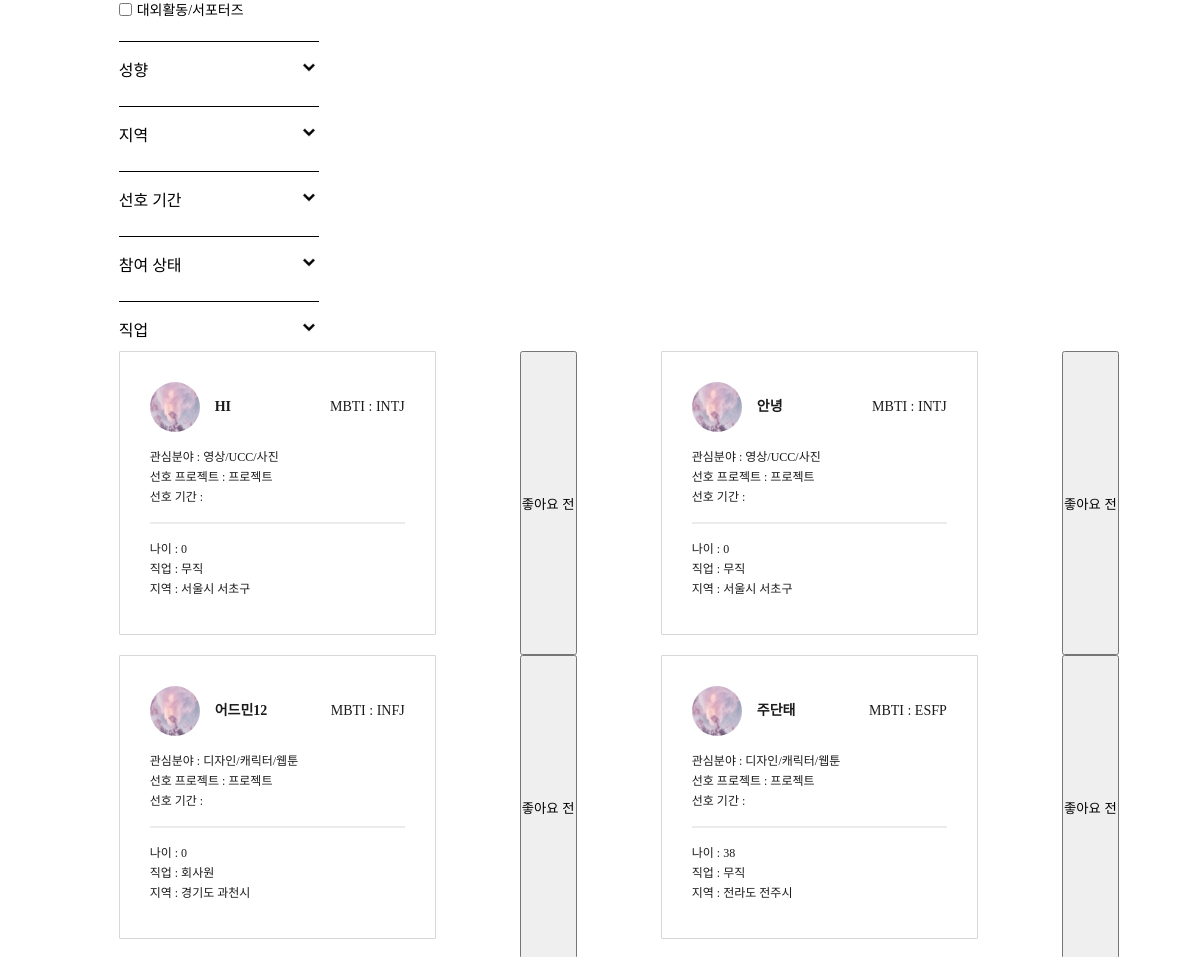
/member/member_search_back/ (middle part), run on an earlier commit of the app's database.
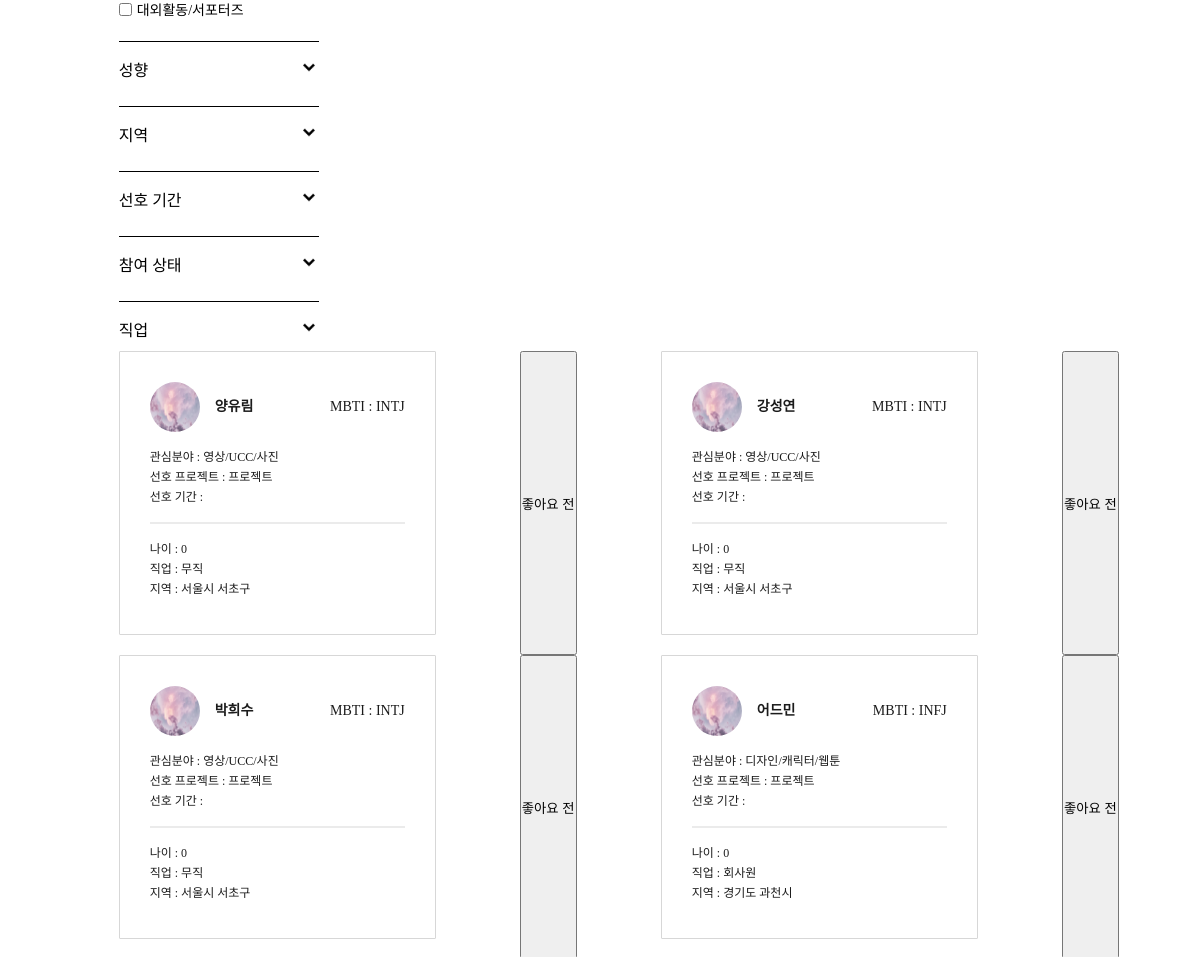
And on a later commit of the database.
### home/models.py (models this page shows, shortened)
class Field1(models.Model):
    field1 = models.CharField(max_length=20)

class Region1(models.Model):
    region1 = models.CharField(max_length=20)

class Region2(models.Model):
    region1_id = models.ForeignKey(Region1, on_delete = models.CASCADE, db_column="region1_id")
    region2 = models.CharField(max_length=20)

### account/models.py (models this page shows, shortened)
class Profile(models.Model):
    user_id = models.ForeignKey(User, on_delete = models.CASCADE, db_column="user_id")
    name = models.CharField(max_length=25)
    mbti_id = models.ForeignKey(Mbti, on_delete = models.CASCADE, db_column="mbti_id")
    mbti_detail = models.CharField(max_length=100, null=True)
    email = models.CharField(max_length=45)
    phone = models.CharField(max_length=15)
    birthday = models.DateField()
    region1_id = models.ForeignKey(Region1, on_delete = models.CASCADE, db_column="region1_id")
    region2_id = models.ForeignKey(Region2, on_delete = models.CASCADE, db_column="region2_id")
    openPhone = models.IntegerField()
    openEmail = models.IntegerField()
    term_id = models.ForeignKey(Term, on_delete = models.CASCADE, db_column="term_id")
    field1_id = models.ForeignKey(Field1, on_delete = models.CASCADE, db_column="field1_id")
    field2 = models.CharField(max_length=20)
    state = models.IntegerField()
    job_id = models.ForeignKey(Job, on_delete = models.CASCADE, db_column="job_id")
    education_id = models.ForeignKey(Education, on_delete = models.CASCADE, db_column="education_id", null=True)
    isLink = models.IntegerField()
    isFile = models.IntegerField()
    isCarrer = models.IntegerField()
    pr = models.TextField(null=True)
    register = models.DateTimeField(default=timezone.now)
    photo = models.FileField(null=True)
    isReview = models.IntegerField()
    view_cnt = models.IntegerField(default=0)
    submit = models.IntegerField(default=0)

class Mbti(models.Model):
    mbti = models.CharField(max_length=4)
    mbti_cnt = models.IntegerField(default=0)

class Job(models.Model):
    job = models.CharField(max_length=20)

### account/views.py (the view)
# urls.py: path('member_search_back/', views.member_search_back, name = "member_search_back"),
def member_search_back(request):
    profiles = Profile.objects.all().order_by('-register')
    profiles_reg = Profile.objects.all().order_by('id')[:4]
    field1 = Field1.objects.all() # 대분야 (ex IT)
    mbti = Mbti.objects.all()
    region2 = Region2.objects.all() # ~시 (서울만 ~구)
    term = Term.objects.all()
    job = Job.objects.all()
    return render(request, "member_search_back.html", {'profiles':profiles, "field1s":field1, "mbtis" : mbti,
                                                    "region2s": region2, "terms": term, "jobs": job, "profiles_reg":profiles_reg})

### teamvil/templatetags/custom_tags.py (called while the page is built)
@register.simple_tag
def getAge(birthday):
    now = int(datetime.datetime.today().year)
    birthday = int(birthday.strftime('%Y'))
    return now - birthday

### account/templates/member_search_back.html (shortened to what the changed rows need)
<!DOCTYPE html>
<html lang="en">
{% load static %}
{% load custom_tags %}
<head>
    <link rel="stylesheet" href="{% static 'css/base.css' %}">
    <link rel="stylesheet" href="{% static 'css/member_search.css' %}">
</head>
<body>
    <section class="member_search-main-container margin">
        <aside class="member_search-filter-container">
            <div class="member_search-filter-item-container">
                <div class="active" id="field1">
                    {% for field1 in field1s %}
                        <div class="member_search-filter-item-list spoqa-light">
                            <input type="checkbox" value='{{field1.id}}' class="field1">
                            <span>{{field1.field1}}</span>
                        </div>
                    {% endfor %}
                </div>
            </div>
        </aside>
        <main class="member_search-member-container">
            {% for profile in profiles %}
                <a href="{% url 'member_detail' profile.id %}">
                    <article class="member_search-member-item">
                        <div class="member_search-member-profile-container">
                            <div class="member_search-member-name-container">
                                <img class="member_search-member-image" src="{% static 'image/cloud.jpg' %}" alt="">
                                <p class="spoqa-bold">{{profile.name}}</p>
                            </div>
                            <p class="spoqa-medium">MBTI : {{profile.mbti_id.mbti}}</p>
                        </div>
                        <p class="spoqa-medium">관심분야 : {{profile.field1_id.field1}}</p>
                        <p class="spoqa-medium">선호 프로젝트 :
                            {% if profile.type == 0 %}
                                창업
                            {% elif profile.type == 1 %}
                                공모전
                            {% else %}
                                프로젝트
                            {% endif %}
                        </p>
                        <p class="spoqa-medium">선호 기간 : </p>
                        <hr>
                        <p class="spoqa-regular">나이 : {% getAge profile.birthday %}</p>
                        <p class="spoqa-regular">직업 : {{ profile.job_id.job }}</p>
                        <p class="spoqa-regular">지역 : {{ profile.region1_id.region1 }} {{ profile.region2_id.region2 }}</p>
                    </article>
                </a>
                <button class = "like_submit profile_{{profile.user_id.id}}" value="{{profile.user_id.id}}">좋아요 전</button>
            {% endfor %}
        </main>
    </section>
</body>
</html>

What changed in the data, as far as the page shows it:
no longer on this page (row unchanged): Profile: name "주단태", mbti_id.mbti "ESFP", field1_id.field1 "디자인/캐릭터/웹툰", birthday "38", job_id.job "무직", region1_id.region1 "전라도", region2_id.region2 "전주시", {{ profile.user_id.id }} 7 (drawn)
added Profile: name "양유림", mbti_id.mbti "INTJ", field1_id.field1 "영상/UCC/사진", birthday "0", job_id.job "무직", region1_id.region1 "서울시", region2_id.region2 "서초구", {{ profile.user_id.id }} 58 (drawn)
changed Profile: name "HI" → "강성연"
changed Profile: name "안녕" → "박희수"
changed Profile "INFJ": name "어드민12" → "어드민"
